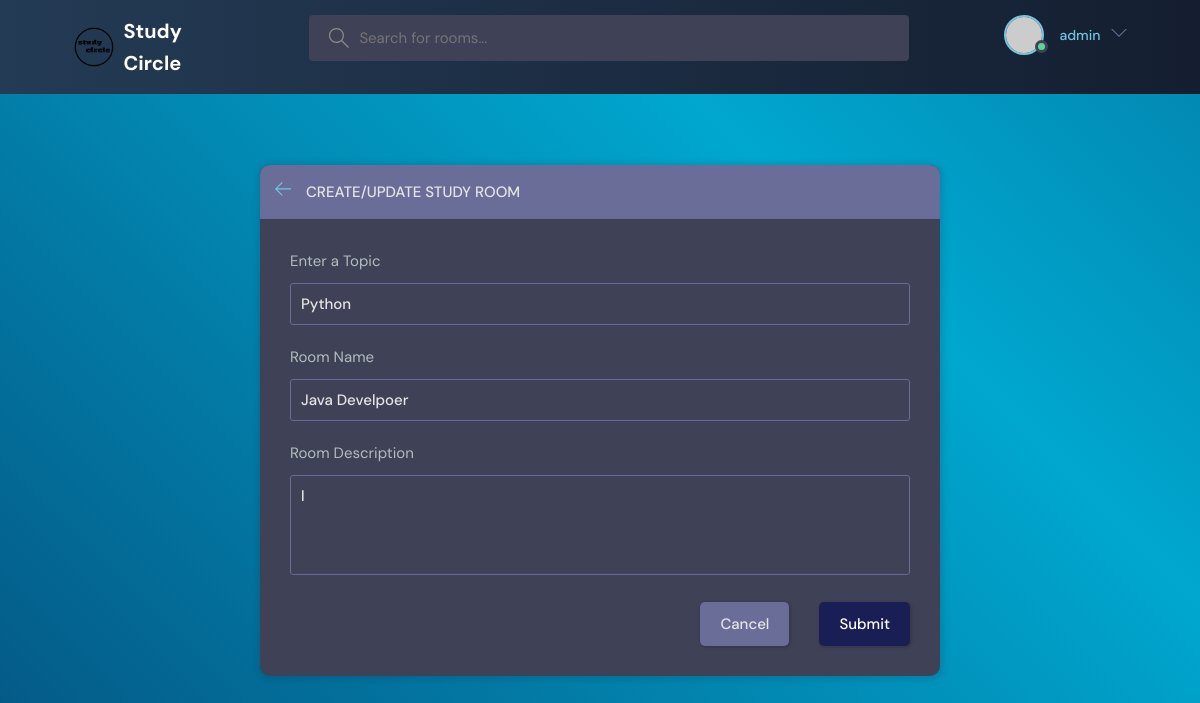
Screenshot of /update-room/3 (signed in) with the database file from the repository.
### base/models.py (models this page shows, shortened)
class Room(models.Model):
    host = models.ForeignKey(User,on_delete=models.SET_NULL,null=True)
    topic =models.ForeignKey(Topic,on_delete=models.SET_NULL,null=True)
    name = models.CharField(max_length=200)
    description = models.TextField(null=True,blank=True)
    participants = models.ManyToManyField(User,related_name='participants',blank=True)
    updated = models.DateTimeField(auto_now=True)
    created  = models.DateTimeField(auto_now_add=True)
    class Meta:
        ordering = ['-updated','-created']

class Topic(models.Model):
    name = models.CharField(max_length=200)

### base/views.py (the view, shortened to what this page needs)
# urls.py: path('update-room/<str:pk>', views.updateroom, name="update-room"),
@login_required(login_url='login')
def updateroom(request,pk):
    room = Room.objects.get(id=pk)
    form = RoomForm(instance=room)
    topics = Topic.objects.all()
    if request.user != room.host:
        return HttpResponse('You are not allowed here')
    context={'form':form,'topics':topics,'room':room}
    return render(request,'base/room_form.html',context)

### base/forms.py
class RoomForm(ModelForm):
    class Meta:
        model = Room
        fields = '__all__'
        exclude = ['host','participants']

### base/templates/base/room_form.html (shortened to what this page needs)
{% extends 'main.html' %}
{% block content %}
<main class="create-room layout">
  <div class="container">
    <div class="layout__box">
      <div class="layout__boxHeader">
        <div class="layout__boxTitle">
          <a href="{{request.META.HTTP_REFERER}}">
            <svg version="1.1" xmlns="http://www.w3.org/2000/svg" width="32" height="32" viewBox="0 0 32 32">
              <title>arrow-left</title>
              <path
                d="M13.723 2.286l-13.723 13.714 13.719 13.714 1.616-1.611-10.96-10.96h27.625v-2.286h-27.625l10.965-10.965-1.616-1.607z">
              </path>
            </svg>
          </a>
          <h3>Create/Update Study Room</h3>
        </div>
      </div>
      <div class="layout__body">
        <form class="form" action="" method="POST">
          <div class="form__group">
            <label for="room_topic">Enter a Topic</label>
            <input required type="text" value="{{room.topic.name}}" name="topic" list="topic-list" />
          </div>
          <div class="form__group">
            <label for="room_name">Room Name</label>
            {{form.name}}
          </div>
          <div class="form__group">
            <label for="room_description">Room Description</label>
            {{form.description}}
          </div>
          <div class="form__action">
            <a class="btn btn--dark" href="{{request.META.HTTP_REFERER}}">Cancel</a>
            <button class="btn btn--main" type="submit">Submit</button>
          </div>
        </form>
      </div>
    </div>
  </div>
</main>
{% endblock content %}

### templates/navbar.html (shortened to what this page needs)
{% load static %}
<header class="header header--loggedIn">
    <div class="container">
      <a href="{% url "home" %}" class="header__logo">
        <img src="/static/images/Study__1_-removebg-preview.png" />
        <h1>Study Circle</h1>
      </a>
      <form class="header__search" method="GET" action ="{% url 'home' %}">
        <label>
          <input name = "q" placeholder="Search for rooms..." />
        </label>
      </form>
      <nav class="header__menu">
        {% if request.user.is_authenticated %}
        <div class="header__user">
          <a href="{% url 'profile' user.id %}">
            <div class="avatar avatar--medium active">
              <img src="https://randomuser.me/api/portraits/men/37.jpg" alt="User Avatar" />
            </div>
            <p><span>{{ request.user.username }}</span></p>
          </a>
          <button class="dropdown-button">
            <svg version="1.1" xmlns="http://www.w3.org/2000/svg" width="32" height="32" viewBox="0 0 32 32">
              <title>chevron-down</title>
              <path d="M16 21l-13-13h-3l16 16 16-16h-3l-13 13z"></path>
            </svg>
          </button>
        </div>
        {% endif %}
      </nav>
    </div>
  </header>

### rows the page displays
Room: topic "Python", name "Java Develpoer", description "l"

### other values shown
{{ request.user.username }} "admin"
